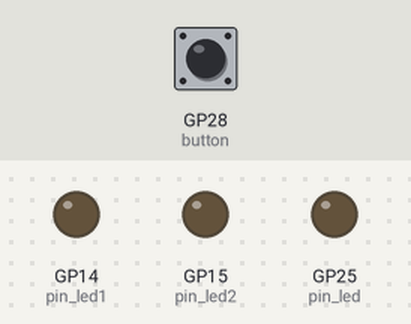
This program was run on a simulated Raspberry Pi Pico running MicroPython. Shown: output pins drawn as LEDs (lit = HIGH). Dashed ring = blinking. The test bench sets the inputs (shaded band); at power-on: GP28 (button) HIGH.

Above: at 1.2 s.
1.3 s: GP28 (button) pulled LOW for 0.15 s
At 1.55 s:
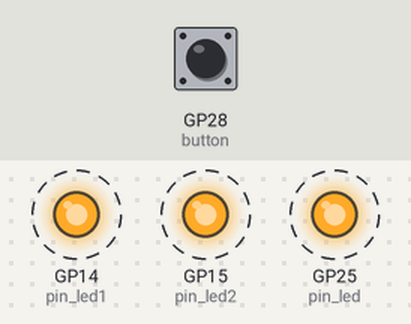
4.3 s: GP28 (button) pulled LOW for 3.2 s
At 4.45 s:
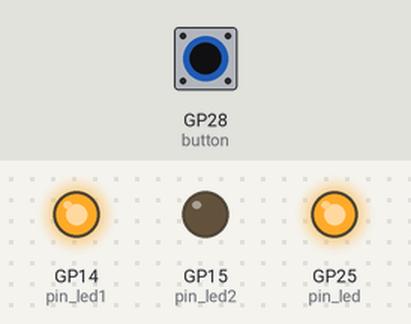
At 4.95 s:
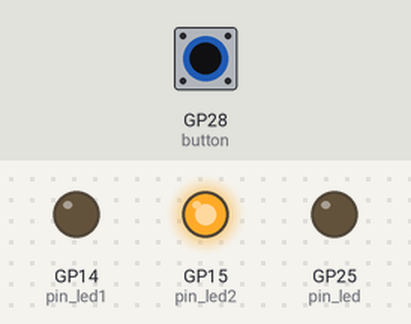
Timing chart, 0 to 9.5 s (numbered marks = the images above; inputs shaded):
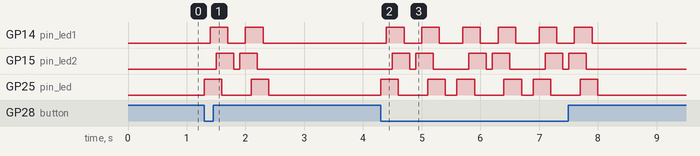

Measured:
- after the input at 1.3 s, GP14 (pin_led1): alternates HIGH for 0.30 s and LOW for 0.30 s, 4 changes in all, then stays LOW, starting after 0.10 s; GP15 (pin_led2): alternates HIGH for 0.30 s and LOW for 0.10 s, 4 changes in all, then stays LOW, starting after 0.20 s
- after the input at 4.3 s, GP14 (pin_led1): LOW → HIGH after 0.10 s, then repeats every 1.3 s: LOW 0.30 s, HIGH 0.30 s, LOW 0.40 s, HIGH 0.30 s, until it stays LOW from 7.9 s; GP15 (pin_led2): LOW → HIGH after 0.20 s, then repeats every 1.3 s: LOW 0.10 s, HIGH 0.30 s, LOW 0.60 s, HIGH 0.30 s, until it stays LOW from 7.8 s

The program:

IRtest.py
```python
import machine
from time import sleep
button = machine.Pin(28,machine.Pin.IN)
pin_led = machine.Pin(25,machine.Pin.OUT)#主板槽位25
pin_led1 = machine.Pin(14,machine.Pin.OUT)#擴充槽位14
pin_led2 = machine.Pin(15,machine.Pin.OUT)#擴充槽位15
x=0

while True:
    if button.value() == 0:
        x=1 #只閃一輪
        for i in range(x):
            pin_led.on()
            sleep(0.1)
            pin_led1.on()
            sleep(0.1)
            pin_led2.on()
            sleep(0.1)
            pin_led.off()
            sleep(0.1)
            pin_led1.off()
            sleep(0.1)
            pin_led2.off()
            sleep(0.1)

            pin_led2.on()
            sleep(0.1)
            pin_led1.on()
            sleep(0.1)
            pin_led.on()
            sleep(0.1)
            pin_led2.off()
            sleep(0.1)
            pin_led1.off()
            sleep(0.1)
            pin_led.off()
            sleep(0.1)

        else:
            pin_led.off()
            sleep(0.1)
```
